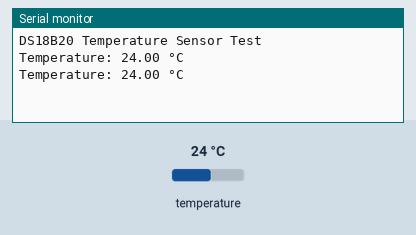
Bench run of a sketch on a simulated Arduino Uno, built with avr-gcc and run on an emulated ATmega328P. On the bench: the last lines printed to the serial monitor. The test bench sets the inputs (shaded band); at power-on: temperature 24 °C.

Above: at 3.3 s.
3.4 s: temperature set to 12 °C
At 4.9 s:
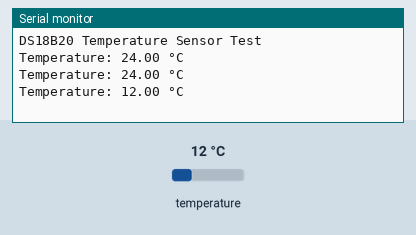
5.9 s: temperature set to 19 °C
At 7.4 s:
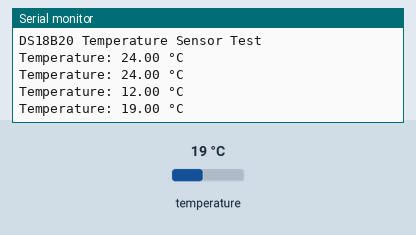
Timing chart, 0 to 8.9 s (numbered marks = the images above; inputs shaded):
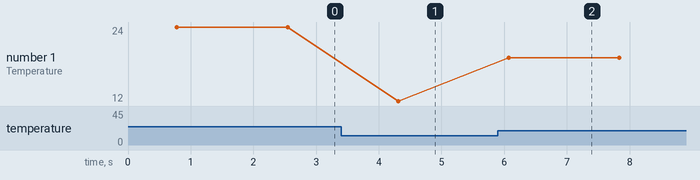

The sketch:

sketch_feb23a.ino
```cpp
#include <OneWire.h>
#include <DallasTemperature.h>

// Data wire is connected to digital pin D2
#define ONE_WIRE_BUS 4

// Setup a oneWire instance to communicate with any OneWire devices
OneWire oneWire(ONE_WIRE_BUS);

// Pass our oneWire reference to the Dallas Temperature library
DallasTemperature sensors(&oneWire);

void setup(void) {
  // Start serial communication for debugging
  Serial.begin(115200);
  Serial.println("DS18B20 Temperature Sensor Test");

  // Start up the library
  sensors.begin();
}

void loop(void) {
  // Send the command to get temperatures
  sensors.requestTemperatures();

  // Read the temperature in Celsius from the first sensor (index 0)
  float tempC = sensors.getTempCByIndex(0);

  // Check if the reading was successful
  if(tempC != DEVICE_DISCONNECTED_C) {
    Serial.print("Temperature: ");
    Serial.print(tempC);
    Serial.println(" °C");
  } else {
    Serial.println("Error: Could not read temperature data. Check wiring!");
  }

  // Wait 1 second before the next reading
  delay(1000);
}
```

Measured:
- after the input at 3.4 s, the serial monitor: prints a new line after 0.91 s (image 1)
- after the input at 5.9 s, the serial monitor: prints a new line after 0.17 s (image 2)
- plotted number 1: 24 → 12 after the input at 3.4 s, 12 → 19 after the input at 5.9 s
